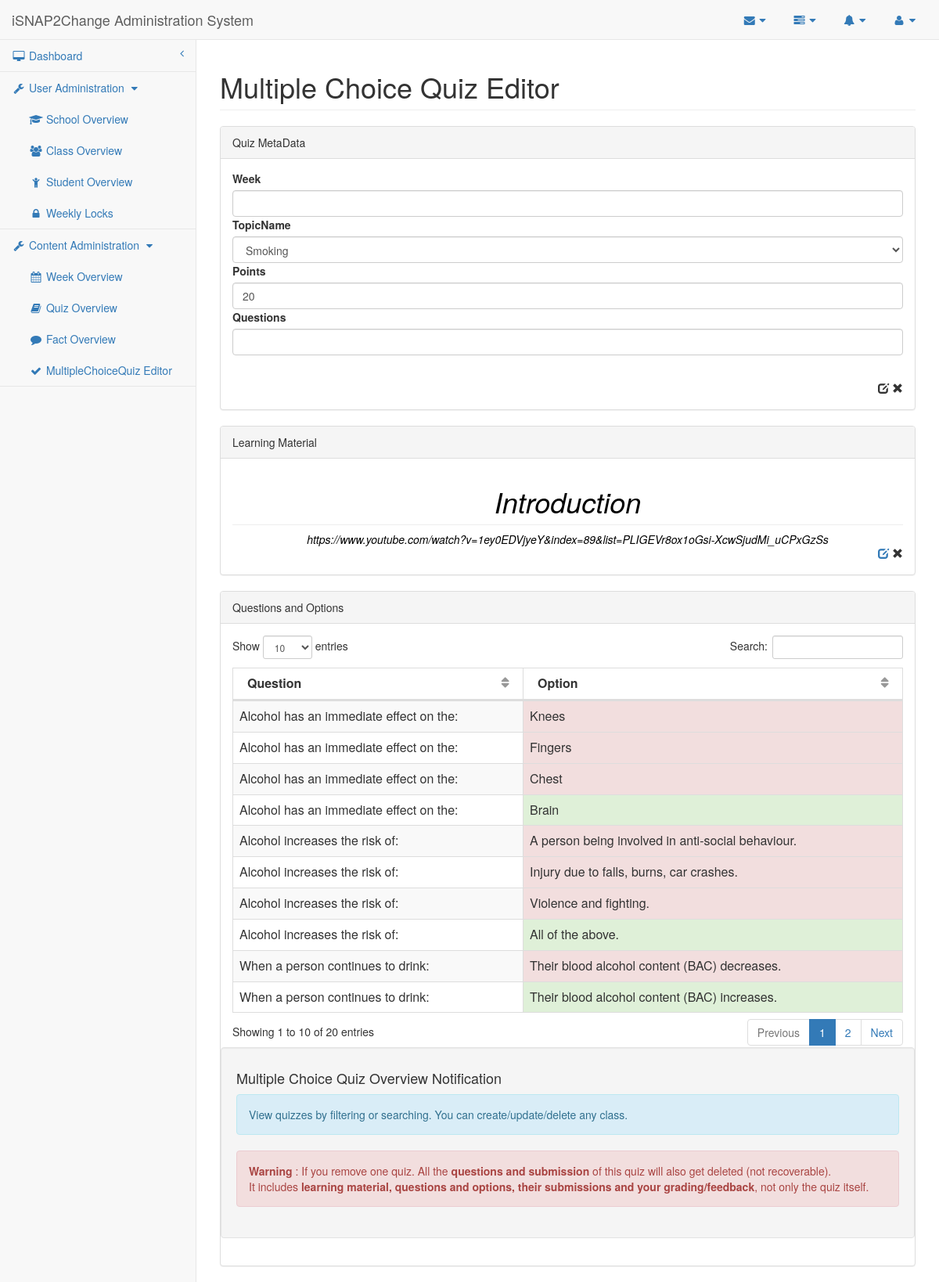
Page /isnap2change/researcher/mcq-viewer.php?quizid=2 on the committed database.
### tables this page shows
CREATE TABLE IF NOT EXISTS `Learning_Material` (
    MaterialID MEDIUMINT AUTO_INCREMENT,
    Content LONGTEXT,
    QuizID MEDIUMINT,
    CONSTRAINT Learning_Material_MaterialID_PK PRIMARY KEY (MaterialID),
    CONSTRAINT Learning_Material_QuizID_FK FOREIGN KEY (QuizID)
        REFERENCES Quiz (QuizID)
        ON DELETE CASCADE ON UPDATE CASCADE
);

CREATE TABLE IF NOT EXISTS `Topic` (
    TopicID MEDIUMINT AUTO_INCREMENT,
    TopicName VARCHAR(190) UNIQUE,
    CONSTRAINT Topic_TopicID_PK PRIMARY KEY (TopicID)
);

CREATE TABLE IF NOT EXISTS `Option` (
    OptionID MEDIUMINT AUTO_INCREMENT,
    Content TEXT,    
    Explanation TEXT,
    MCQID MEDIUMINT,
    CONSTRAINT Option_OptionID_PK PRIMARY KEY (OptionID),
    CONSTRAINT Option_MCQID_FK FOREIGN KEY (MCQID)
        REFERENCES MCQ_Question (MCQID)
        ON DELETE CASCADE ON UPDATE CASCADE
);

CREATE TABLE IF NOT EXISTS `MCQ_Question` (
    MCQID MEDIUMINT AUTO_INCREMENT,
    Question TEXT,
    CorrectChoice TEXT NOT NULL,
    QuizID MEDIUMINT,
    CONSTRAINT MCQ_Question_MCQID_PK PRIMARY KEY (MCQID),
    CONSTRAINT MCQ_Question_QuizID_FK FOREIGN KEY (QuizID)
        REFERENCES MCQ_Section (QuizID)
        ON DELETE CASCADE ON UPDATE CASCADE
);

### isnap2change/researcher/get-quiz-points.php (called while the page is built, shortened)
<?php
    function getQuizPoints($quizid){
        $pointsBySection = array('MCQ', 'Matching', 'Calculator', 'Poster');
        $pointsByQuestion = array('SAQ');
        $conn = db_connect();
        $quizTypeSql = "SELECT QuizType
        FROM Quiz WHERE QuizID = ?";
        $quizTypeQuery = $conn->prepare($quizTypeSql);
        $quizTypeQuery->execute(array($quizid));
        $quizTypeResult = $quizTypeQuery->fetch(PDO::FETCH_OBJ);
        $quizType = $quizTypeResult->QuizType;
        if(in_array($quizType, $pointsBySection)){
            $pointsSql = "SELECT Points FROM Quiz NATURAL JOIN (SELECT QuizID, Points FROM MCQ_Section AS MCQPoints UNION SELECT QuizID , Points FROM Matching_Section AS MatchingPoints) AS QuizPoints WHERE QuizID = ?";
            $pointsQuery = $conn->prepare($pointsSql);
            $pointsQuery->execute(array($quizid));
            $pointsResult = $pointsQuery->fetch(PDO::FETCH_OBJ);
            if($pointsResult != null)
                $points = $pointsResult->Points;
            else $points = 0;
        } else if(in_array($quizType, $pointsByQuestion)){
            $pointsSql = "SELECT SUM(Points) AS SumPoints FROM Quiz NATURAL JOIN SAQ_Section NATURAL JOIN SAQ_Question WHERE QuizID = ?";
            $pointsQuery = $conn->prepare($pointsSql);
            $pointsQuery->execute(array($quizid));
            $pointsResult = $pointsQuery->fetch(PDO::FETCH_OBJ);
            $points = $pointsResult->SumPoints;
        }
        return $points;
    }
?>

### isnap2change/researcher/mcq-viewer.php (the view, shortened to what this page needs)
<?php
    require_once("/get-quiz-points.php");
    $conn = db_connect();
    $columnName = array('QuizID','Week','TopicName','Points', 'Questions');
    $mcqQuesColName = array('QuizID','Question','Content');
    if($_SERVER["REQUEST_METHOD"] == "GET"){
        if(isset($_GET['quizid'])){
        $quizID = $_GET['quizid'];
        $quizSql = "SELECT QuizID, Week, TopicName, COUNT(*) AS Questions
                   FROM Quiz NATURAL JOIN Topic NATURAL JOIN MCQ_Section NATURAL JOIN MCQ_Question WHERE QuizID = ?";
        $quizQuery = $conn->prepare($quizSql);
        $quizQuery->execute(array($quizID));
        $quizResult = $quizQuery->fetch(PDO::FETCH_OBJ);
        }
        $topicSql = "SELECT TopicID, TopicName FROM Topic ORDER BY TopicID";
        $topicQuery = $conn->prepare($topicSql);
        $topicQuery->execute(array());
        $topicResult = $topicQuery->fetchAll(PDO::FETCH_OBJ);
        $materialSql = "SELECT Content, TopicName
                        FROM   Learning_Material NATURAL JOIN Quiz
                                                 NATURAL JOIN Topic
                        WHERE  QuizID = ?";
        $materialQuery = $conn->prepare($materialSql);
        $materialQuery->execute(array($quizID));
        $materialRes = $materialQuery->fetch(PDO::FETCH_OBJ);
        $mcqSql = "SELECT MCQID, Question, CorrectChoice, Content
				   FROM   MCQ_Section NATURAL JOIN MCQ_Question
								  NATURAL JOIN `Option`
			       WHERE  QuizID = ?
			       ORDER BY MCQID";
		$mcqQuery = $conn->prepare($mcqSql);
		$mcqQuery->execute(array($quizID));
        $mcqResult = $mcqQuery->fetchAll(PDO::FETCH_OBJ);
	}
?>
<!DOCTYPE html>
<html lang="en">
<head>
    <link href="../bower_components/bootstrap/dist/css/bootstrap.min.css" rel="stylesheet">
    <link href="../bower_components/metisMenu/dist/metisMenu.min.css" rel="stylesheet">
    <link href="../bower_components/datatables-plugins/integration/bootstrap/3/dataTables.bootstrap.css" rel="stylesheet">
    <link href="../dist/css/sb-admin-2.css" rel="stylesheet">
    <link href="../bower_components/font-awesome/css/font-awesome.min.css" rel="stylesheet" type="text/css">
</head>
<body>
    <div id="wrapper">
        <div w3-include-html="navigation.html"></div>
        <div id="page-wrapper">
            <div class="row">
                <div class="col-lg-12">
                    <h1 class="page-header">Multiple Choice Quiz Editor</h1>
                </div>
            </div>
            <div class="row">
                <div class="col-lg-12">
                    <div class="panel panel-default">
                        <div class="panel-heading">
                            Quiz MetaData
                        </div>
                        <div class="panel-body">
                            <form id="submission" method="post" action="<?php echo $_SERVER['PHP_SELF']; ?>">
                            <?php for($i=0; $i<count($columnName); $i++) {
                                    if($columnName[$i]!='TopicName'){ ?>
                                    <label for='<?php echo $columnName[$i]; ?>' <?php if ($i==0){ echo 'style="display:none"';} ?>><?php echo $columnName[$i]; ?></label>
                                    <input type="text" class="form-control dialoginput" id="<?php echo $columnName[$i]; ?>" name="<?php echo strtolower($columnName[$i]); ?>"
                                    <?php if ($i==0){ echo 'style="display:none"';} ?> value="<?php if($i!=3) {echo $quizResult->$columnName[$i];} else  {echo getQuizPoints($quizResult->QuizID);} ?>" required></input>
                                <?php }
                                else {?>
                                    <label for='<?php echo $columnName[$i]; ?>' <?php if ($i==0){ echo 'style="display:none"';} ?>><?php echo $columnName[$i]; ?></label>
                                    <select class="form-control dialoginput" id="<?php echo $columnName[$i]; ?>" form="submission" name="<?php echo strtolower($columnName[$i]);?>" required>
                                      <?php for($j=0; $j<count($topicResult); $j++) {?>
                                        <option value='<?php echo $topicResult[$j]->TopicName ?>' <?php if($topicResult[$j]->TopicName == $quizResult->$columnName[$i])echo 'selected' ?>><?php echo $topicResult[$j]->TopicName ?></option>
                                      <?php } ?>
                                    </select>
                                <?php }
                            }?>
                                <br>
                            </form>
                            <span class="glyphicon glyphicon-remove pull-right" aria-hidden="true"></span><span class="pull-right" aria-hidden="true">&nbsp;</span><span class="glyphicon glyphicon-edit pull-right" data-toggle="modal" data-target="#dialog" aria-hidden="true"></span>
                        </div>
                    </div>
                    <div class="panel panel-default">
                        <div class="panel-heading">
                            Learning Material
                        </div>
                        <div class="panel-body">
                            <div class="heading" style="color: black; max-height:10vh; text-align:center; border-bottom: 1px solid #eee;">
                                <h1 style='padding: 0px;'>
								<i>	<?php echo $materialRes->TopicName; ?> </i>
                                </h1>
                            </div>
                            <div class="para" style="padding-left:15px; padding-right:15px; padding-top:8px; text-align:center;">
                                <div style="color:black; justify-content:center; align-items:center;">
                                <i>
                                  <?php echo $materialRes->Content; ?></i>
                                </div>
                            </div>
                            <span class="glyphicon glyphicon-remove pull-right" aria-hidden="true"></span><span class="pull-right" aria-hidden="true">&nbsp;</span><a href="learning-material-editor.php?quizid=<?php echo $quizResult->QuizID ?>"><span class="glyphicon glyphicon-edit pull-right" aria-hidden="true"></span></a>
                        </div>
                    </div>
                    <div class="panel panel-default">
                        <div class="panel-heading">
                            Questions and Options
                        </div>
                        <div class="panel-body">
                            <div class="dataTable_wrapper">
                                <table class="table table-striped table-bordered table-hover" id="datatables">
                                    <thead>
                                        <tr>
                                        <?php for($i=0; $i<count($mcqQuesColName); $i++) {
                                            if ($i==0){?>
                                            <th style="display:none"><?php echo $mcqQuesColName[$i]; ?></th>
                                            <?php } else {?>
                                            <th><?php if($mcqQuesColName[$i]=='Content') echo 'Option'; else echo $mcqQuesColName[$i]; ?></th>
                                        <?php }
                                        }?>
                                        </tr>
                                    </thead>
                                    <tbody>
                                        <?php for($i=0; $i<count($mcqResult); $i++) {?>
                                        <tr class="<?php if($i % 2 == 0){echo "odd";} else {echo "even";} ?>">
                                            <td><?php echo $mcqResult[$i]->Question ?></td>
                                            <td class ="<?php if ($mcqResult[$i]->Content == $mcqResult[$i]->CorrectChoice) {echo 'bg-success';} else {echo 'bg-danger';} ?>">
                                                <?php echo $mcqResult[$i]->Content; ?>
                                            </td>
                                        </tr>
                                    <?php } ?>
                                    </tbody>
                                </table>
                            </div>
                            <div class="well row">
                                <h4>Multiple Choice Quiz Overview Notification</h4>
                                <div class="alert alert-info">
                                    <p>View quizzes by filtering or searching. You can create/update/delete any class.</p>
                                </div>
                                <div class="alert alert-danger">
                                    <p><strong>Warning</strong> : If you remove one quiz. All the <strong>questions and submission</strong> of this quiz will also get deleted (not recoverable).</p> It includes <strong>learning material, questions and options, their submissions and your grading/feedback</strong>, not only the quiz itself.
                                </div>
                            </div>
                        </div>
                    </div>
                </div>
            </div>
        </div>
    </div>
</body>
</html>

### rows in the picture
learning_material: topic.TopicName "Introduction", Content "https://www.youtube.com/watch?v=1ey0EDVjyeY&index=89&list=PLIGEVr8ox1oGsi-XcwSjudMi_uCPxGzSs"
option: MCQID.Question "Alcohol has an immediate effect on the:", Content "Knees"
option: MCQID.Question "Alcohol has an immediate effect on the:", Content "Fingers"
option: MCQID.Question "Alcohol has an immediate effect on the:", Content "Chest"
option: MCQID.Question "Alcohol has an immediate effect on the:", Content "Brain"
option: MCQID.Question "Alcohol increases the risk of:", Content "A person being involved in anti-social behaviour."
option: MCQID.Question "Alcohol increases the risk of:", Content "Injury due to falls, burns, car crashes."
option: MCQID.Question "Alcohol increases the risk of:", Content "Violence and fighting."
option: MCQID.Question "Alcohol increases the risk of:", Content "All of the above."
option: MCQID.Question "When a person continues to drink:", Content "Their blood alcohol content (BAC) decreases."
option: MCQID.Question "When a person continues to drink:", Content "Their blood alcohol content (BAC) increases."

### other values in the picture
$columnName[$i] "Week"
$columnName[$i] "TopicName"
$columnName[$i] "Points"
$columnName[$i] "Questions"
$mcqQuesColName[$i] "Question"
form field value "Smoking"
